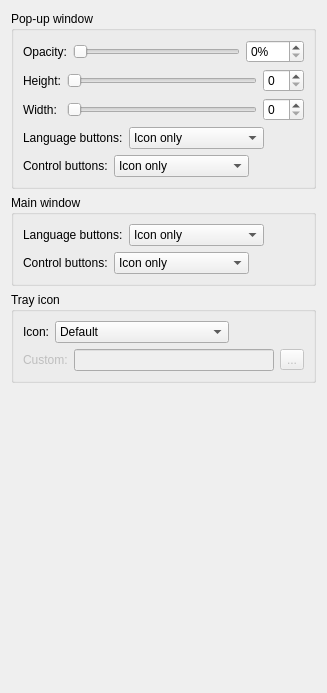
      <widget class="QWidget" name="interfacePage">
       <layout class="QVBoxLayout" name="verticalLayout_12">
        <item>
         <widget class="QGroupBox" name="popupInterfaceGroupBox">
          <property name="title">
           <string>Pop-up window</string>
          </property>
          <layout class="QVBoxLayout" name="verticalLayout_14">
           <item>
            <layout class="QHBoxLayout" name="popupOpacityLayout">
             <item>
              <widget class="QLabel" name="popupOpacityLabel">
               <property name="text">
                <string>Opacity:</string>
               </property>
              </widget>
             </item>
             <item>
              <widget class="QSlider" name="popupOpacitySlider">
               <property name="maximum">
                <number>100</number>
               </property>
               <property name="orientation">
                <enum>Qt::Horizontal</enum>
               </property>
              </widget>
             </item>
             <item>
              <widget class="QSpinBox" name="popupOpacitySpinBox">
               <property name="suffix">
                <string notr="true">%</string>
               </property>
               <property name="maximum">
                <number>100</number>
               </property>
              </widget>
             </item>
            </layout>
           </item>
           <item>
            <layout class="QGridLayout" name="popupSizeLayout">
             <item row="0" column="2">
              <widget class="QSpinBox" name="popupHeightSpinBox"/>
             </item>
             <item row="0" column="0">
              <widget class="QLabel" name="popupHeightLabel">
               <property name="text">
                <string>Height:</string>
               </property>
              </widget>
             </item>
             <item row="0" column="1">
              <widget class="QSlider" name="popupHeightSlider">
               <property name="orientation">
                <enum>Qt::Horizontal</enum>
               </property>
              </widget>
             </item>
             <item row="1" column="1">
              <widget class="QSlider" name="popupWidthSlider">
               <property name="orientation">
                <enum>Qt::Horizontal</enum>
               </property>
              </widget>
             </item>
             <item row="1" column="0">
              <widget class="QLabel" name="popupWidthLabel">
               <property name="text">
                <string>Width:</string>
               </property>
              </widget>
             </item>
             <item row="1" column="2">
              <widget class="QSpinBox" name="popupWidthSpinBox"/>
             </item>
            </layout>
           </item>
           <item>
            <layout class="QHBoxLayout" name="popupLanguagesLayout">
             <item>
              <widget class="QLabel" name="popupLanguagesLabel">
               <property name="text">
                <string>Language buttons:</string>
               </property>
              </widget>
             </item>
             <item>
              <widget class="QComboBox" name="popupLanguagesComboBox">
               <item>
                <property name="text">
                 <string>Icon only</string>
                </property>
               </item>
               <item>
                <property name="text">
                 <string>Text only</string>
                </property>
               </item>
               <item>
                <property name="text">
                 <string>Text beside icon</string>
                </property>
               </item>
               <item>
                <property name="text">
                 <string>Text under icon</string>
                </property>
               </item>
               <item>
                <property name="text">
                 <string>Follow system style</string>
                </property>
               </item>
              </widget>
             </item>
             <item>
              <spacer name="popupLanguagesSpacer">
               <property name="orientation">
                <enum>Qt::Horizontal</enum>
               </property>
               <property name="sizeHint" stdset="0">
                <size>
                 <width>40</width>
                 <height>20</height>
                </size>
               </property>
              </spacer>
             </item>
            </layout>
           </item>
           <item>
            <layout class="QHBoxLayout" name="popupControlsLayout">
             <item>
              <widget class="QLabel" name="popupControlsLabel">
               <property name="text">
                <string>Control buttons:</string>
               </property>
              </widget>
             </item>
             <item>
              <widget class="QComboBox" name="popupControlsComboBox">
               <item>
                <property name="text">
                 <string>Icon only</string>
                </property>
               </item>
               <item>
                <property name="text">
                 <string>Text only</string>
                </property>
               </item>
               <item>
                <property name="text">
                 <string>Text beside icon</string>
                </property>
               </item>
               <item>
                <property name="text">
                 <string>Text under icon</string>
                </property>
               </item>
               <item>
                <property name="text">
                 <string>Follow system style</string>
                </property>
               </item>
              </widget>
             </item>
             <item>
              <spacer name="popupControlsSpacer">
               <property name="orientation">
                <enum>Qt::Horizontal</enum>
               </property>
               <property name="sizeHint" stdset="0">
                <size>
                 <width>40</width>
                 <height>20</height>
                </size>
               </property>
              </spacer>
             </item>
            </layout>
           </item>
          </layout>
         </widget>
        </item>
        <item>
         <widget class="QGroupBox" name="windowInterfaceGroupBox">
          <property name="title">
           <string>Main window</string>
          </property>
          <layout class="QVBoxLayout" name="verticalLayout_11">
           <item>
            <layout class="QHBoxLayout" name="windowLanguagesLayout">
             <item>
              <widget class="QLabel" name="windowLanguagesLabel">
               <property name="text">
                <string>Language buttons:</string>
               </property>
              </widget>
             </item>
             <item>
              <widget class="QComboBox" name="windowLanguagesComboBox">
               <item>
                <property name="text">
                 <string>Icon only</string>
                </property>
               </item>
               <item>
                <property name="text">
                 <string>Text only</string>
                </property>
               </item>
               <item>
                <property name="text">
                 <string>Text beside icon</string>
                </property>
               </item>
               <item>
                <property name="text">
                 <string>Text under icon</string>
                </property>
               </item>
               <item>
                <property name="text">
                 <string>Follow system style</string>
                </property>
               </item>
              </widget>
             </item>
             <item>
              <spacer name="windowLanguagesSpacer">
               <property name="orientation">
                <enum>Qt::Horizontal</enum>
               </property>
               <property name="sizeHint" stdset="0">
                <size>
                 <width>40</width>
                 <height>20</height>
                </size>
               </property>
              </spacer>
             </item>
            </layout>
           </item>
           <item>
            <layout class="QHBoxLayout" name="windowControlsLayout">
             <item>
              <widget class="QLabel" name="windowControlsLabel">
               <property name="text">
                <string>Control buttons:</string>
               </property>
              </widget>
             </item>
             <item>
              <widget class="QComboBox" name="windowControlsComboBox">
               <item>
                <property name="text">
                 <string>Icon only</string>
                </property>
               </item>
               <item>
                <property name="text">
                 <string>Text only</string>
                </property>
               </item>
               <item>
                <property name="text">
                 <string>Text beside icon</string>
                </property>
               </item>
               <item>
                <property name="text">
                 <string>Text under icon</string>
                </property>
               </item>
               <item>
                <property name="text">
                 <string>Follow system style</string>
                </property>
               </item>
              </widget>
             </item>
             <item>
              <spacer name="windowControlsSpacer">
               <property name="orientation">
                <enum>Qt::Horizontal</enum>
               </property>
               <property name="sizeHint" stdset="0">
                <size>
                 <width>40</width>
                 <height>20</height>
                </size>
               </property>
              </spacer>
             </item>
            </layout>
           </item>
          </layout>
         </widget>
        </item>
        <item>
         <widget class="QGroupBox" name="trayIconGroupBox">
          <property name="title">
           <string>Tray icon</string>
          </property>
          <layout class="QVBoxLayout" name="verticalLayout_13">
           <item>
            <layout class="QHBoxLayout" name="trayIconHorizontalLayout">
             <item>
              <widget class="QLabel" name="trayIconLabel">
               <property name="text">
                <string>Icon:</string>
               </property>
              </widget>
             </item>
             <item>
              <widget class="QComboBox" name="trayIconComboBox">
               <item>
                <property name="text">
                 <string>Default</string>
                </property>
                <property name="icon">
                 <iconset theme="crow-translate-tray">
                  <normaloff>.</normaloff>.</iconset>
                </property>
               </item>
               <item>
                <property name="text">
                 <string>Monochrome (dark theme)</string>
                </property>
                <property name="icon">
                 <iconset theme="crow-translate-tray-light">
                  <normaloff>.</normaloff>.</iconset>
                </property>
               </item>
               <item>
                <property name="text">
                 <string>Monochrome (light theme)</string>
                </property>
                <property name="icon">
                 <iconset theme="crow-translate-tray-dark">
                  <normaloff>.</normaloff>.</iconset>
                </property>
               </item>
               <item>
                <property name="text">
                 <string>Custom</string>
                </property>
                <property name="icon">
                 <iconset theme="folder">
                  <normaloff>.</normaloff>.</iconset>
                </property>
               </item>
              </widget>
             </item>
             <item>
              <spacer name="trayIconHorizontalSpacer">
               <property name="orientation">
                <enum>Qt::Horizontal</enum>
               </property>
               <property name="sizeHint" stdset="0">
                <size>
                 <width>40</width>
                 <height>20</height>
                </size>
               </property>
              </spacer>
             </item>
            </layout>
           </item>
           <item>
            <layout class="QHBoxLayout" name="customTrayIconLayout">
             <item>
              <widget class="QLabel" name="customTrayIconLabel">
               <property name="enabled">
                <bool>false</bool>
               </property>
               <property name="text">
                <string>Custom:</string>
               </property>
              </widget>
             </item>
             <item>
              <widget class="QLineEdit" name="customTrayIconLineEdit">
               <property name="enabled">
                <bool>false</bool>
               </property>
              </widget>
             </item>
             <item>
              <widget class="QToolButton" name="customTrayIconButton">
               <property name="enabled">
                <bool>false</bool>
               </property>
               <property name="text">
                <string notr="true">...</string>
               </property>
              </widget>
             </item>
            </layout>
           </item>
          </layout>
         </widget>
        </item>
        <item>
         <spacer name="interfaceSpacer">
          <property name="orientation">
           <enum>Qt::Vertical</enum>
          </property>
          <property name="sizeHint" stdset="0">
           <size>
            <width>20</width>
            <height>299</height>
           </size>
          </property>
         </spacer>
        </item>
       </layout>
      </widget>
